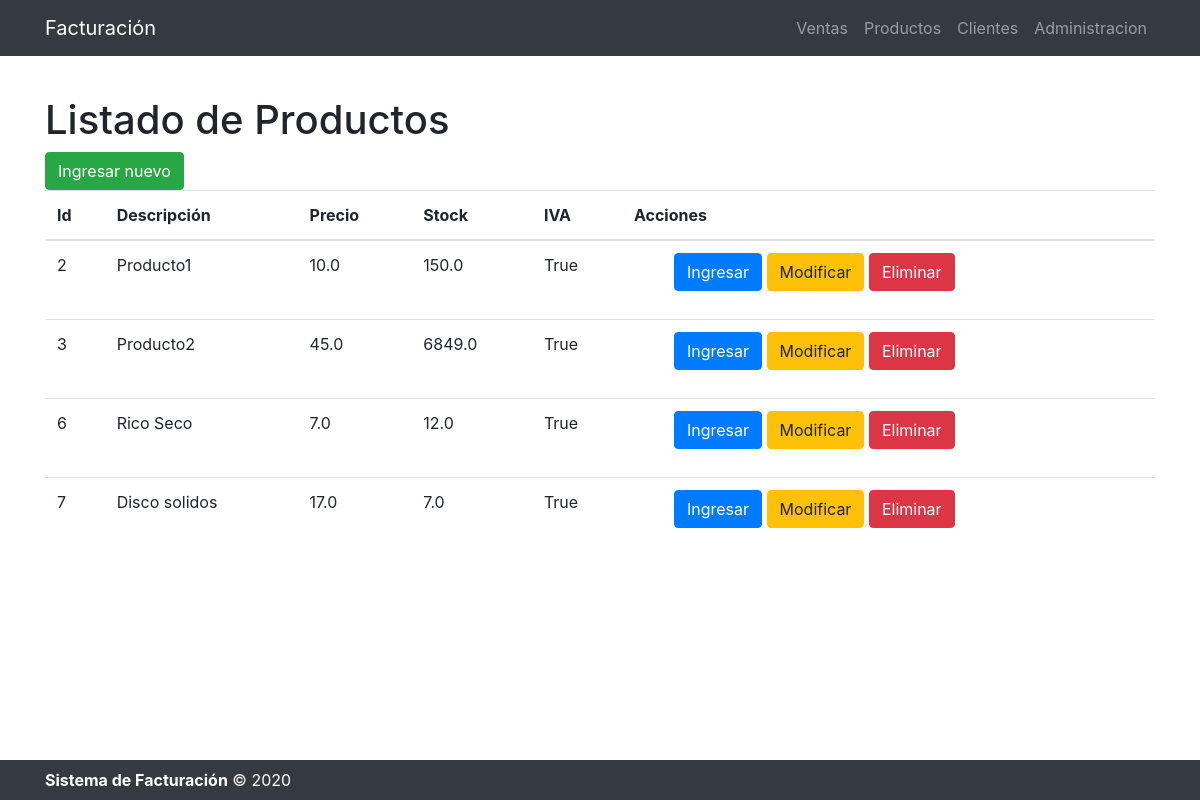
The app's page /listarproducto/ with its own data.
### app/models.py (models this page shows, shortened)
class Producto(models.Model):
    descripcion = models.CharField(max_length=100)
    precio = models.FloatField(default=0)
    stock = models.FloatField(default=0)
    iva = models.BooleanField(default=True)
    class Meta:
        verbose_name = 'Producto'
        verbose_name_plural = 'Productos'

### app/views.py (the view)
# urls.py: path('listarproducto/', listarProducto, name='listarProducto'),
def listarProducto(request):
    productos = Producto.objects.all()
    opciones = {'Ventas': 'Ventas',
                'Producto': 'Productos',
                'Cliente': 'Clientes',
                'Administracion': 'Administracion',
                'productos':productos}
    return render(request, 'listar_productos.html', opciones)

### app/templates/listar_productos.html (shortened to what this page needs)
<!DOCTYPE html>
<html lang="es">
<head>
    {% load static %}
    <link href="{% static 'bootstrap/css/bootstrap.min.css' %}" rel="stylesheet">
    <link rel="stylesheet" href="https://stackpath.bootstrapcdn.com/bootstrap/4.5.2/css/bootstrap.min.css">
    <link href="{% static 'bootstrap/css/bootstrap.min.css' %}" rel="stylesheet">
</head>
<body>
<nav class="navbar navbar-expand-lg navbar-dark bg-dark fixed-top">
    <div class="container">
        <a class="navbar-brand" href="#">Facturación</a>
        <div class="collapse navbar-collapse" id="navbarResponsive">
            <ul class="navbar-nav ml-auto">
                <li class="nav-item">
                    <a class="nav-link" href="/">{{ Ventas}}</a>
                </li>
                <li class="nav-item">
                    <a class="nav-link" href="/listarproducto">{{Producto}}</a>
                </li>
                <li class="nav-item">
                    <a class="nav-link" href="/listarcliente">{{Cliente}}</a>
                </li>
                <li class="nav-item">
                    <a class="nav-link" href="/admin">{{Administracion}}</a>
                </li>
            </ul>
        </div>
    </div>
</nav>
<br><br><br><br>
<div class="container">
    <h1>Listado de {{Producto}}</h1>
    <l1><a class="btn btn-success" href="/producto">Ingresar nuevo</a></l1>
        <table class="table table-hover ">
            <thead>
                <tr>
                    <th>Id</th>
                    <th>Descripción</th>
                    <th>Precio</th>
                    <th>Stock</th>
                    <th>IVA</th>
                    <th>Acciones</th>
                </tr>
            </thead>
            <body>
                {% for producto in productos %}
                <tr>
                    <td>{{ producto.id }}</td>
                    <td>{{ producto.descripcion }}</td>
                    <td>{{ producto.precio }}</td>
                    <td>{{ producto.stock }}</td>
                    <td>{{ producto.iva }}</td>
                    <td>
                        <ul>
                            <l1><a class="btn btn-primary" href="{% url 'producto' %}">Ingresar</a></l1>
                            <l1><a class="btn btn-warning btn-xs" href="{% url 'editarProducto' producto.id %}">Modificar</a></l1>
                            <l1><a class="btn btn-danger btn-xs" href="{% url 'eliminarProducto' producto.id %}">Eliminar</a></l1>
                        </ul>
                    </td>
                </tr>
                {% endfor %}
            </body>
        </table>
</div>
<br><br><br><br>
<footer class="py-2 bg-dark" style="bottom: 0; position:fixed; width:100%;">
    <div class="container">
        <p class="m-0 text-left text-white"><b>Sistema de Facturación</b> &copy; 2020</p>
    </div>
</footer>
</body>
</html>

### records on screen
Producto: id "2", descripcion "Producto1", precio "10.0", stock "150.0", iva "True"
Producto: id "3", descripcion "Producto2", precio "45.0", stock "6849.0", iva "True"
Producto: id "6", descripcion "Rico Seco", precio "7.0", stock "12.0", iva "True"
Producto: id "7", descripcion "Disco solidos", precio "17.0", stock "7.0", iva "True"

### other values on screen
{{ Ventas }} "Ventas"
{{ Producto }} "Productos"
{{ Cliente }} "Clientes"
{{ Administracion }} "Administracion"
